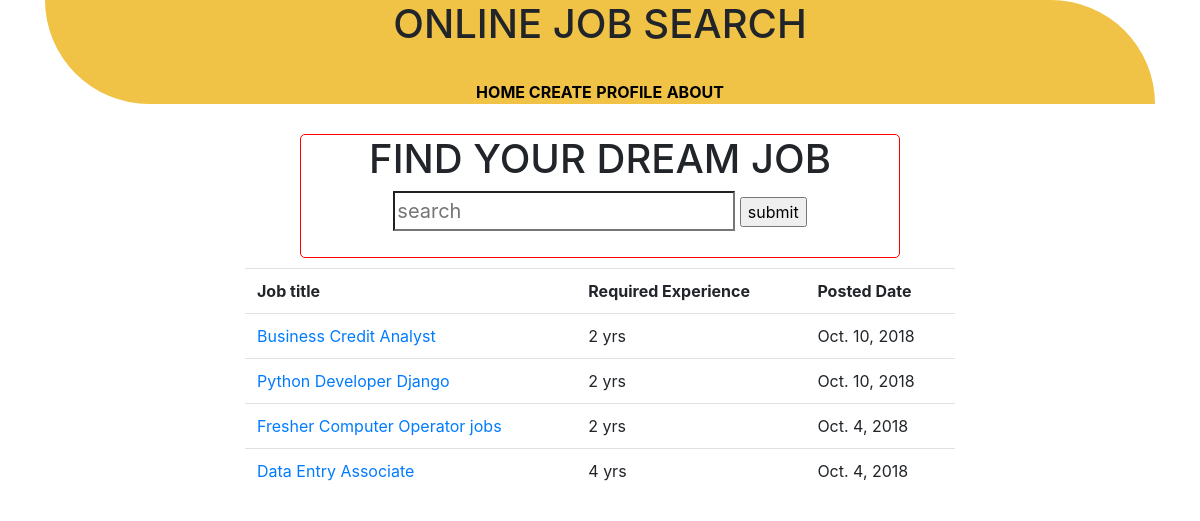
Page / (signed in) on the earlier database version.
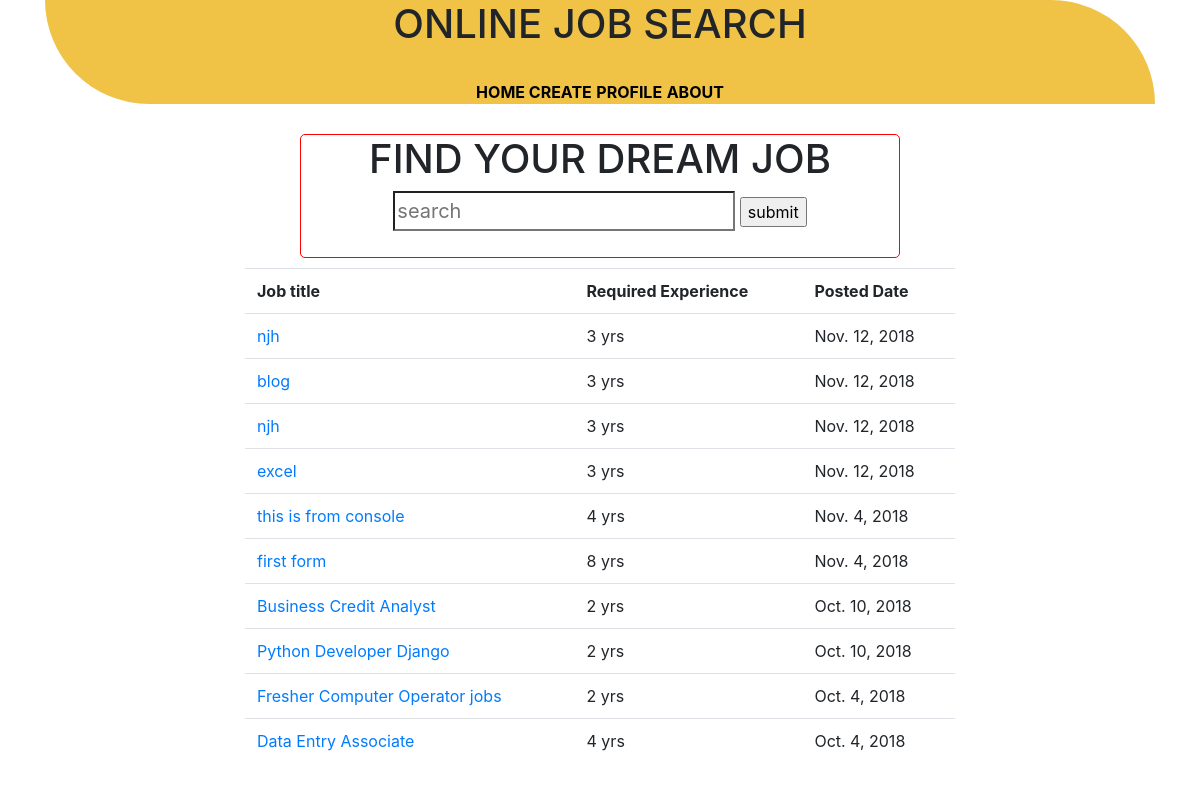
Same page on the later database version.
### app/models.py (models this page shows, shortened)
class JOB_POSTING(models.Model):
    title = models.CharField(max_length=50)
    name = models.CharField(max_length=30)
    discription = models.TextField()
    contact = models.IntegerField()
    mail = models.EmailField()
    date = models.DateField(default=datetime.now,null=True)
    exp = models.IntegerField()
    location = models.CharField(max_length=20)
    employer = models.ForeignKey(User,on_delete=models.CASCADE)       #used to connecting the user table

### app/views.py (the view)
# urls.py: 2. Add a URL to urlpatterns:  path('', views.home, name='home')
@login_required
def home (request):
    data = JOB_POSTING.objects.all().order_by('-date')
    return render(request,'home.html',{"job":data})

### templates/home.html (shortened to what this page needs)
{% extends 'layout.html' %}
{% block main %}
<div class="main" style="padding-top:10px;" >
        <div style="text-align: center;margin: 0 auto; width: 600px; border: 1px solid red;border-radius: 5px;">
            <div>
                <h1>
                    <center>
                        FIND YOUR DREAM JOB
                    </center>
                </h1>
                <div style="padding-bottom:10px">
                  <form method="POST" action="/searching/">
                  <input class=form type = "search" name = "search" placeholder = "search" />
                <input type="submit" value="submit" />
                </form>
            </div>
            </div>
        </div>
{% if search %}
<p>You are find for <b>{{key}}</b></p>
<table class="table">
    <tr>
        <th>Job title</th>
        <th>Required Experience</th>
        <th>Posted Date</th>
    </tr>
    {% for i in search %}
        <tr>
            <td> <a href="/job/{{i.id}}">{{ i.title }}</a></td>
            <td>{{ i.exp }} yrs</td>
            <td>{{i.date}}</td>
        </tr>
    {% endfor %}
</table>
{% else %}
    <table class="table"  style="margin-top:10px;">
        <tr>
            <th>Job title</th>
            <th>Required Experience</th>
            <th>Posted Date</th>
        </tr>
        {% for i in job %}
            <tr>
                <td> <a href="/job/{{i.id}}">{{ i.title }}</a></td>
                <td>{{ i.exp }} yrs</td>
                <td>{{i.date}}</td>
            </tr>
        {% endfor %}
    </table>
{% endif %}
{% endblock %}

Differences in the rows shown:
added JOB_POSTING: title "njh", exp "3", date "Nov. 12, 2018"
added JOB_POSTING: title "blog", exp "3", date "Nov. 12, 2018"
added JOB_POSTING: title "njh", exp "3", date "Nov. 12, 2018"
added JOB_POSTING: title "excel", exp "3", date "Nov. 12, 2018"
added JOB_POSTING: title "this is from console", exp "4", date "Nov. 4, 2018"
added JOB_POSTING: title "first form", exp "8", date "Nov. 4, 2018"
